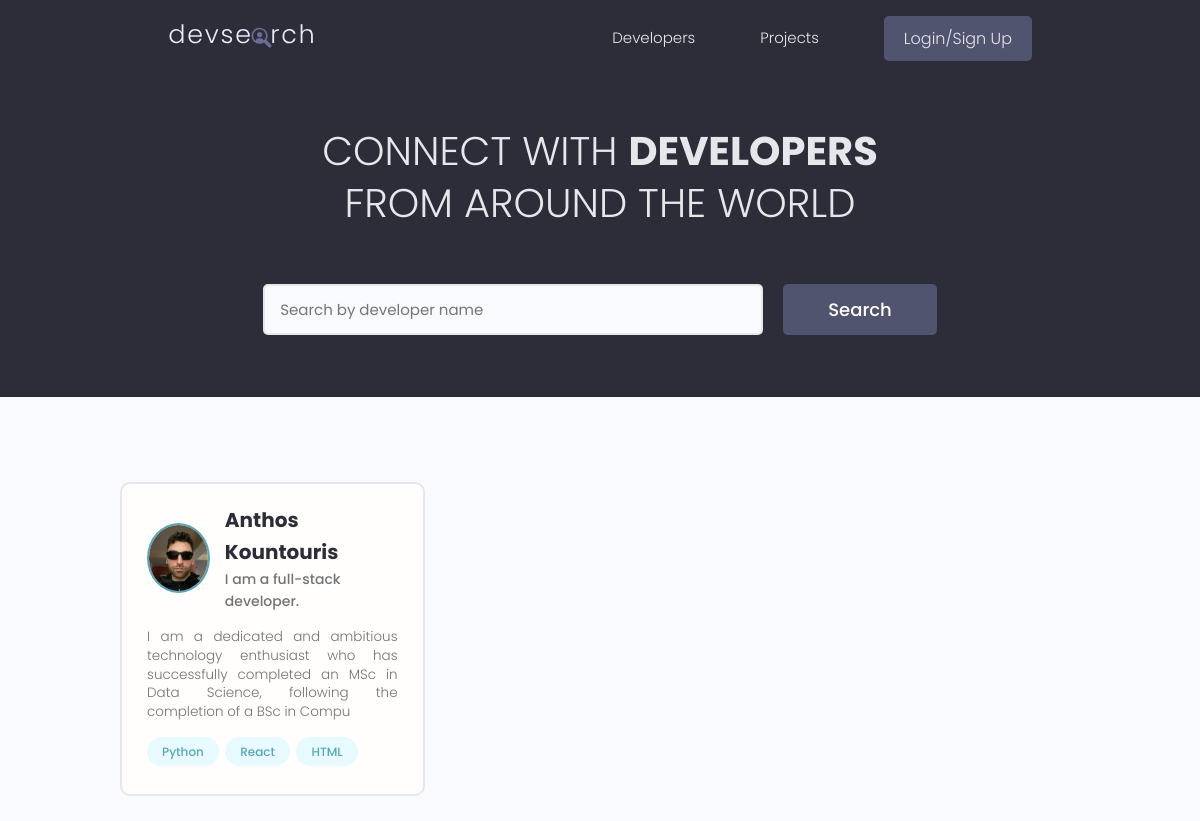
The app's page /, older data.
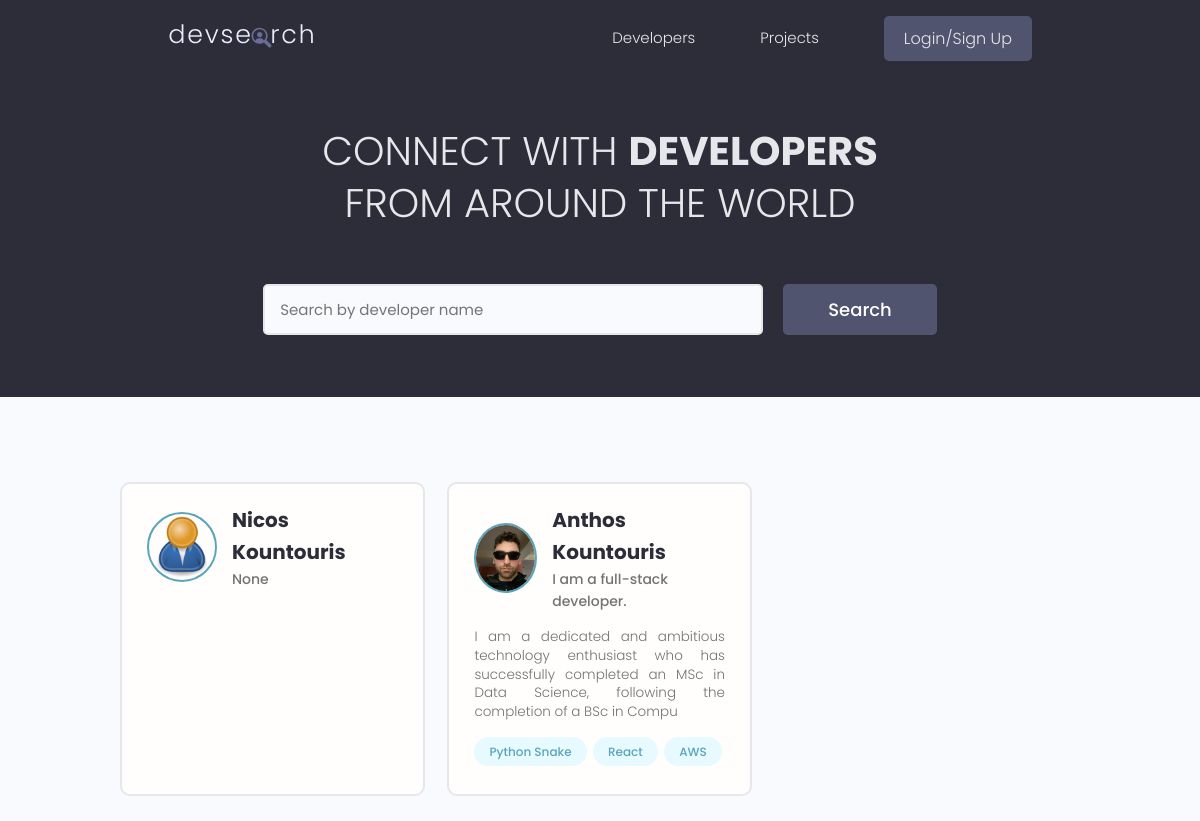
The same page, newer data.
### users/models.py (models this page shows, shortened)
class Profile(models.Model):
    user = models.OneToOneField(User, on_delete=models.CASCADE, null=True, blank=True)
    name = models.CharField(max_length=200, blank=True, null = True)
    email = models.EmailField(max_length=500, blank=True, null = True)
    username = models.CharField(max_length=200, blank=True, null = True)
    location = models.CharField(max_length=200, blank=True, null = True)
    short_intro = models.CharField(max_length=200, blank=True, null=True)
    bio = models.TextField(blank=True, null=True)
    profile_image = models.ImageField(
        null=True, blank=True, upload_to='profiles/', default='profiles/user-default.png')
    social_github = models.CharField(max_length=200, blank=True, null = True)
    social_twitter = models.CharField(max_length=200, blank=True, null = True)
    social_linkedin = models.CharField(max_length=200, blank=True, null = True)
    social_youtube = models.CharField(max_length=200, blank=True, null = True)
    social_website = models.CharField(max_length=200, blank=True, null = True)
    created = models.DateTimeField(auto_now_add = True)
    id = models.UUIDField(default = uuid.uuid4, unique = True,
                          primary_key = True, editable = False)

class Skill(models.Model):
    owner = models.ForeignKey(Profile, on_delete=models.CASCADE, null=True, blank=True)
    name = models.CharField(max_length=200, blank=True, null = True)
    description = models.TextField(blank=True, null=True)
    created = models.DateTimeField(auto_now_add = True)
    id = models.UUIDField(default = uuid.uuid4, unique = True,
                          primary_key = True, editable = False)
    def __str__(self):
        return str(self.name)

### users/views.py (the view)
# urls.py: path('', views.profiles, name="profiles"),
def profiles(request):
    profiles, search_query = searchProfiles(request)
    custom_range, profiles = paginateProfiles(request, profiles, 6)
    context = {'profiles' : profiles, 'search_query': search_query, 'custom_range': custom_range}
    return render(request, 'users/profiles.html', context)

### users/utils.py (called while the page is built)
def paginateProfiles(request, profiles, results):
    page = request.GET.get('page') # getting the page number from the request
    paginator = Paginator(profiles, results)
    try:
        profiles = paginator.page(page) # reset profiles shown using the paginator
    except PageNotAnInteger:
        page = 1
        profiles = paginator.page(page)
    except EmptyPage:
        page = paginator.num_pages
        profiles = paginator.page(page)
    leftIndex = (int(page) - 4)
    if leftIndex < 1:
        leftIndex = 1
    rightIndex = (int(page) + 5)
    if rightIndex > paginator.num_pages:
        rightIndex = paginator.num_pages + 1
    customRange = range(leftIndex, rightIndex)
    return customRange, profiles

### users/templates/users/profiles.html (shortened to what this page needs)
{% extends 'main.html' %}
{% block content %}
<main class="home">
    <section class="hero-section text-center">
      <div class="container container--narrow">
        <div class="hero-section__box">
          <h2>CONNECT WITH <span>DEVELOPERS</span></h2>
          <h2>FROM AROUND THE WORLD</h2>
        </div>
        <div class="hero-section__search">
          <form id="searchForm" class="form" action="{% url 'profiles' %}" method="get">
            <div class="form__field">
              <input class="input input--text" id="formInput#search" type="text" name="search_query"
                value="{{search_query}}" placeholder="Search by developer name" />
            </div>
            <input class="btn btn--sub btn--lg" type="submit" value="Search" />
          </form>
        </div>
      </div>
    </section>
    <section class="devlist">
      <div class="container">
        <div class="grid grid--three">
            {% for profile in profiles %}
          <div class="column card">
            <div class="dev">
              <a href="{% url 'user-profile' profile.id %}" class="card__body">
                <div class="dev__profile">
                  <img class="avatar avatar--md" src="{{profile.profile_image.url}}" alt="image" />
                  <div class="dev__meta">
                    <h3>{{profile.name}}</h3>
                    <h5>{{profile.short_intro}}</h5>
                  </div>
                </div>
                <p class="dev__info">
                    {{profile.bio|slice:"150"}}
                </p>
                <div class="dev__skills">
                    {% for tag in profile.skill_set.all %}
                    <span class="tag tag--pill tag--main">
                        <small>{{tag}}</small>
                    </span>
                    {% endfor %}
                </div>
              </a>
            </div>
          </div>
        {% endfor %}
        </div>
      </div>
    </section>
  </main>
{% endblock content %}

Row changes from the older to the newer data that the page shows:
removed Skill: name "HTML", shown under Profile "Anthos Kountouris"
added Profile: profile_image (placeholder picture), name "Nicos Kountouris", short_intro "None"
changed Skill: name "Python" → "Python Snake"
added Skill: name "AWS", shown under Profile "Anthos Kountouris"
